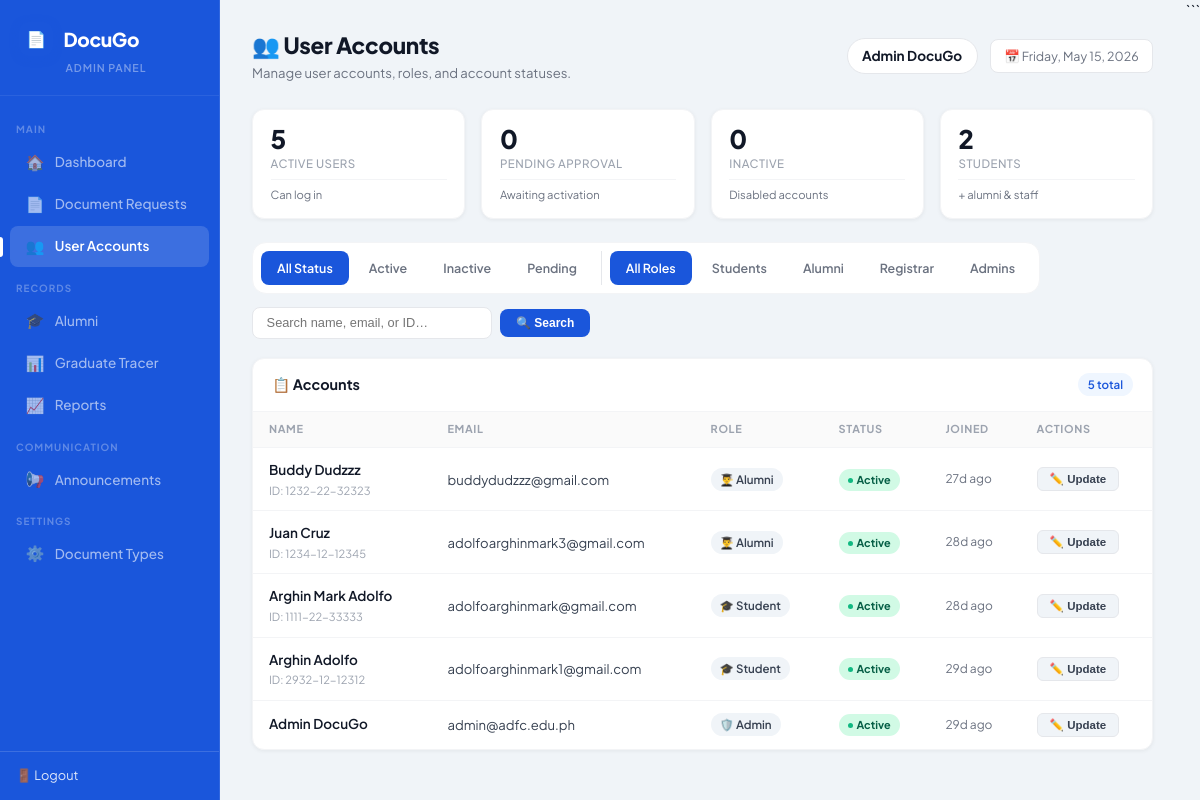
Page /admin/accounts.php (signed in) on the committed database.
### tables this page shows
CREATE TABLE `users` (
  `id` int(11) NOT NULL,
  `student_id` varchar(20) DEFAULT NULL,
  `first_name` varchar(100) NOT NULL,
  `middle_name` varchar(100) DEFAULT NULL,
  `last_name` varchar(100) NOT NULL,
  `email` varchar(150) NOT NULL,
  `gender` enum('male','female','prefer_not_to_say') DEFAULT NULL,
  `birthdate` date DEFAULT NULL,
  `password` varchar(255) NOT NULL,
  `role` enum('student','alumni','registrar','admin') DEFAULT 'student',
  `course` varchar(100) DEFAULT NULL,
  `year_graduated` year(4) DEFAULT NULL,
  `contact_number` varchar(20) DEFAULT NULL,
  `address` text DEFAULT NULL,
  `profile_picture` varchar(255) DEFAULT NULL,
  `status` enum('active','inactive','pending') DEFAULT 'pending',
  `created_at` timestamp NOT NULL DEFAULT current_timestamp(),
  `updated_at` timestamp NOT NULL DEFAULT current_timestamp() ON UPDATE current_timestamp(),
  `office_role` varchar(50) DEFAULT NULL
);

### admin/accounts.php (the view, shortened to what this page needs)
<?php
$conn = getConnection();
$statusFilter = $_GET['status'] ?? 'all';
$roleFilter   = $_GET['role'] ?? 'all';
$search       = trim($_GET['q'] ?? '');
$page         = intval($_GET['page'] ?? 1);
$perPage      = 20;
$offset       = ($page - 1) * $perPage;
$sql = "SELECT id, student_id, first_name, last_name, email, role, status, created_at FROM users";
$params = [];
$types = '';
$sql .= " ORDER BY created_at DESC LIMIT ? OFFSET ?";
$params[] = $perPage;
$params[] = $offset;
$types .= 'ii';
$stmt = $conn->prepare($sql);
$stmt->bind_param($types, ...$params);
$stmt->execute();
$users = $stmt->get_result();
$countSql = "SELECT COUNT(*) AS total FROM users";
$countStmt = $conn->prepare($countSql);
$countStmt->execute();
$totalRows = $countStmt->get_result()->fetch_assoc()['total'];
function e($v) { return htmlspecialchars($v ?? ''); }
function badgeClass($s) {
    return ['active' => 'active', 'inactive' => 'inactive', 'pending' => 'pending'][$s] ?? 'gray';
}
function roleIcon($r) {
    return ['student' => '🎓', 'alumni' => '👨‍🎓', 'registrar' => '📋', 'admin' => '🛡️'][$r] ?? '👤';
}
function ago($datetime) {
    $diff = time() - strtotime($datetime);
    return floor($diff/86400) . 'd ago';
}
?>
<!DOCTYPE html>
<html lang="en">
<head>
</head>
<body>
<aside class="sidebar">
    <div class="sidebar-brand">
        <div class="brand-logo">
            <div class="brand-icon">📄</div>
            <div class="brand-name">DocuGo</div>
        </div>
        <div class="brand-sub">Admin Panel</div>
    </div>
    <nav class="sidebar-menu">
        <div class="menu-section">Main</div>
        <a href="dashboard.php" class="menu-item">
            <span class="menu-icon">🏠</span> Dashboard
        </a>
        <a href="requests.php" class="menu-item">
            <span class="menu-icon">📄</span> Document Requests
        </a>
        <a href="accounts.php" class="menu-item active">
            <span class="menu-icon">👥</span> User Accounts
        </a>
        <div class="menu-section">Records</div>
        <a href="alumni.php" class="menu-item"><span class="menu-icon">🎓</span> Alumni</a>
        <a href="tracer.php" class="menu-item"><span class="menu-icon">📊</span> Graduate Tracer</a>
        <a href="reports.php" class="menu-item"><span class="menu-icon">📈</span> Reports</a>
        <div class="menu-section">Communication</div>
        <a href="announcements.php" class="menu-item"><span class="menu-icon">📢</span> Announcements</a>
        <div class="menu-section">Settings</div>
        <a href="document_types.php" class="menu-item"><span class="menu-icon">⚙️</span> Document Types</a>
    </nav>
    <div class="sidebar-footer">
        <a href="../logout.php">🚪 Logout</a>
    </div>
</aside>
<main class="main">
    <div class="topbar">
        <div class="topbar-left">
            <h1>👥 User Accounts</h1>
            <p>Manage user accounts, roles, and account statuses.</p>
        </div>
        <div class="topbar-right">
            <div class="admin-info">
                <strong><?= e($_SESSION['user_name']) ?></strong>
            </div>
            <div class="topbar-date">
                📅 <?= date('l, F j, Y') ?>
            </div>
        </div>
    </div>
    <?php
    $totalActive = $conn->query("SELECT COUNT(*) as c FROM users WHERE status = 'active'")->fetch_assoc()['c'];
    $totalPending = $conn->query("SELECT COUNT(*) as c FROM users WHERE status = 'pending'")->fetch_assoc()['c'];
    $totalInactive = $conn->query("SELECT COUNT(*) as c FROM users WHERE status = 'inactive'")->fetch_assoc()['c'];
    $totalStudents = $conn->query("SELECT COUNT(*) as c FROM users WHERE role = 'student'")->fetch_assoc()['c'];
    ?>
    <div class="stats-mini">
        <div class="stat-card">
            <div class="stat-num"><?= $totalActive ?></div>
            <div class="stat-label">Active Users</div>
            <div class="stat-sub">Can log in</div>
        </div>
        <div class="stat-card">
            <div class="stat-num"><?= $totalPending ?></div>
            <div class="stat-label">Pending Approval</div>
            <div class="stat-sub">Awaiting activation</div>
        </div>
        <div class="stat-card">
            <div class="stat-num"><?= $totalInactive ?></div>
            <div class="stat-label">Inactive</div>
            <div class="stat-sub">Disabled accounts</div>
        </div>
        <div class="stat-card">
            <div class="stat-num"><?= $totalStudents ?></div>
            <div class="stat-label">Students</div>
            <div class="stat-sub">+ alumni & staff</div>
        </div>
    </div>
    <div class="filters">
        <div class="tab-group">
            <?php
            $statusTabs = ['all' => 'All Status', 'active' => 'Active', 'inactive' => 'Inactive', 'pending' => 'Pending'];
            foreach ($statusTabs as $k => $v):
                $qs = http_build_query(['status' => $k, 'role' => $roleFilter, 'q' => $search, 'page' => 1]);
            ?>
                <a href="?<?= $qs ?>" class="tab <?= $statusFilter === $k ? 'active' : '' ?>"><?= $v ?></a>
            <?php endforeach; ?>
            <?php
            $roleTabs = ['all' => 'All Roles', 'student' => 'Students', 'alumni' => 'Alumni', 'registrar' => 'Registrar', 'admin' => 'Admins'];
            foreach ($roleTabs as $k => $v):
                $qs = http_build_query(['status' => $statusFilter, 'role' => $k, 'q' => $search, 'page' => 1]);
            ?>
                <a href="?<?= $qs ?>" class="tab <?= $roleFilter === $k ? 'active' : '' ?>"><?= $v ?></a>
            <?php endforeach; ?>
        </div>
        <form method="GET" class="search-form">
            <input type="text"   name="q"      placeholder="Search name, email, or ID…" value="<?= e($search) ?>">
            <button type="submit">🔍 Search</button>
        </form>
    </div>
    <div class="card">
        <div class="card-header">
            <h2>📋 Accounts</h2>
            <span class="count-badge"><?= number_format($totalRows) ?> total</span>
        </div>
        <div style="overflow-x: auto;">
            <table>
                <thead>
                    <tr>
                        <th>Name</th>
                        <th>Email</th>
                        <th>Role</th>
                        <th>Status</th>
                        <th>Joined</th>
                        <th>Actions</th>
                    </tr>
                </thead>
                <tbody>
                    <?php if ($users->num_rows > 0): ?>
                        <?php while ($u = $users->fetch_assoc()): ?>
                            <tr>
                                <td>
                                    <div class="user-name"><?= e($u['first_name'] . ' ' . $u['last_name']) ?></div>
                                    <?php if (!empty($u['student_id'])): ?>
                                        <div class="user-id">ID: <?= e($u['student_id']) ?></div>
                                    <?php endif; ?>
                                </td>
                                <td><?= e($u['email']) ?></td>
                                <td>
                                    <span class="role-chip"><?= roleIcon($u['role']) ?> <?= ucfirst(e($u['role'])) ?></span>
                                </td>
                                <td>
                                    <span class="badge badge-<?= badgeClass($u['status']) ?>">
                                        <?= ucfirst($u['status']) ?>
                                    </span>
                                </td>
                                <td style="color:var(--text-3); font-size:0.75rem; white-space:nowrap;">
                                    <?= ago($u['created_at']) ?>
                                </td>
                                <td>
                                    <button class="btn btn-secondary"
                                        onclick="openModal(<?= $u['id'] ?>, '<?= e($u['status']) ?>', '<?= e($u['first_name'] . ' ' . $u['last_name']) ?>', '<?= e($u['email']) ?>')">
                                        ✏️ Update
                                    </button>
                                </td>
                            </tr>
                        <?php endwhile; ?>
                    <?php endif; ?>
                </tbody>
            </table>
        </div>
    </div>
</main>
</body>
</html>

### rows in the picture
users: first_name+last_name "Buddy Dudzzz", student "1232-22-32323", email "buddydudzzz@gmail.com", role "👨‍🎓", role "Alumni", status "Active", created_at "27d ago"
users: first_name+last_name "Juan Cruz", student "1234-12-12345", email "adolfoarghinmark3@gmail.com", role "👨‍🎓", role "Alumni", status "Active", created_at "28d ago"
users: first_name+last_name "Arghin Mark Adolfo", student "1111-22-33333", email "adolfoarghinmark@gmail.com", role "🎓", role "Student", status "Active", created_at "28d ago"
users: first_name+last_name "Arghin Adolfo", student "2932-12-12312", email "adolfoarghinmark1@gmail.com", role "🎓", role "Student", status "Active", created_at "29d ago"
users: first_name+last_name "Admin DocuGo", email "admin@adfc.edu.ph", role "🛡️", role "Admin", status "Active", created_at "29d ago"

### other values in the picture
$_SESSION['user_name'] "Admin DocuGo"
$totalActive "5"
$totalPending "0"
$totalInactive "0"
$totalStudents "2"
$v "All Status"
$v "Active"
$v "Inactive"
$v "Pending"
$v "All Roles"
$v "Students"
$v "Alumni"
$v "Registrar"
$v "Admins"
$totalRows "5"
